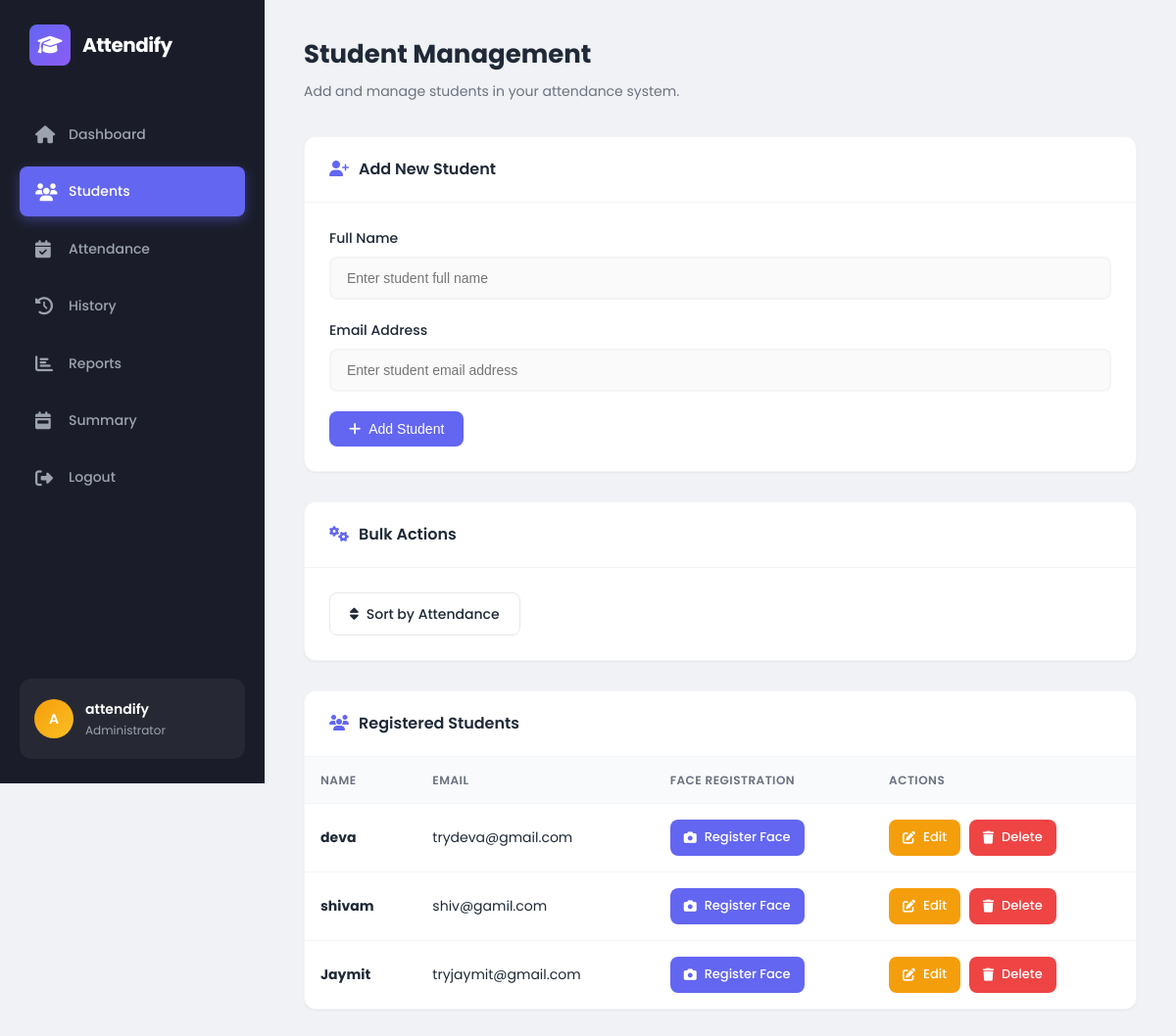
The app's page /students (signed in) with its own data.
### tables this page shows
CREATE TABLE students (
    id INTEGER PRIMARY KEY AUTOINCREMENT,
    name TEXT,
    email TEXT,
    face_encoding BLOB
);

### app.py (the view, shortened to what this page needs)
@app.route("/students", methods=["GET","POST"])
def students():
    if "user_id" not in session:
        return redirect("/")
    conn = sqlite3.connect("attendance.db", timeout=10)
    cursor = conn.cursor()
    error = None
    success = None
    cursor.execute("SELECT id,name,email FROM students")
    students_list = cursor.fetchall()
    conn.close()
    return render_template("students.html", students=students_list, error=error, success=success)

### templates/students.html (shortened to what this page needs)
<!DOCTYPE html>
<html lang="en">
<head>
    <link rel="stylesheet" href="{{ url_for('static', filename='css/style.css') }}">
    <link rel="stylesheet" href="https://cdnjs.cloudflare.com/ajax/libs/font-awesome/6.4.0/css/all.min.css">
</head>
<body>
<div class="app">
    <div class="sidebar">
        <div class="logo-area">
            <div class="icon"><i class="fas fa-graduation-cap"></i></div>
            <h1>Attendify</h1>
        </div>
        <nav>
            <a href="/dashboard">
                <i class="fas fa-home icon"></i>
                <span>Dashboard</span>
            </a>
            <a href="/students" class="active">
                <i class="fas fa-users icon"></i>
                <span>Students</span>
            </a>
            <a href="/attendance">
                <i class="fas fa-calendar-check icon"></i>
                <span>Attendance</span>
            </a>
            <a href="/history">
                <i class="fas fa-history icon"></i>
                <span>History</span>
            </a>
            <a href="/reports">
                <i class="fas fa-chart-bar icon"></i>
                <span>Reports</span>
            </a>
            <a href="/summary">
                <i class="fas fa-calendar-week icon"></i>
                <span>Summary</span>
            </a>
            <a href="/logout">
                <i class="fas fa-sign-out-alt icon"></i>
                <span>Logout</span>
            </a>
        </nav>
        <div class="user-info">
            <div class="avatar">{{ session.get('user_name', 'U')[0].upper() }}</div>
            <div class="details">
                <div class="name">{{ session.get('user_name', 'User') }}</div>
                <div class="role">Administrator</div>
            </div>
        </div>
    </div>
    <div class="main">
        <div class="page-header">
            <h2>Student Management</h2>
            <p>Add and manage students in your attendance system.</p>
        </div>
        <div class="content-card" style="margin-bottom: 30px;">
            <div class="card-header">
                <h3><i class="fas fa-user-plus" style="color: var(--primary); margin-right: 10px;"></i>Add New Student</h3>
            </div>
            <div class="card-body">
                <form method="POST">
                    <div class="form-group">
                        <label>Full Name</label>
                        <input
                            type="text"
                            name="name"
                            placeholder="Enter student full name"
                            required
                        >
                    </div>
                    <div class="form-group">
                        <label>Email Address</label>
                        <input
                            type="email"
                            name="email"
                            placeholder="Enter student email address"
                            required
                        >
                    </div>
                    <button type="submit" class="btn btn-primary">
                        <i class="fas fa-plus"></i> Add Student
                    </button>
                </form>
            </div>
        </div>
        <div class="content-card" style="margin-bottom: 30px;">
            <div class="card-header">
                <h3><i class="fas fa-cogs" style="color: var(--primary); margin-right: 10px;"></i>Bulk Actions</h3>
            </div>
            <div class="card-body">
                <a href="/students-sorted" class="btn btn-secondary">
                    <i class="fas fa-sort"></i> Sort by Attendance
                </a>
            </div>
        </div>
        <div class="content-card">
            <div class="card-header">
                <h3><i class="fas fa-users" style="color: var(--primary); margin-right: 10px;"></i>Registered Students</h3>
            </div>
            {% if students %}
            <div class="table-container">
                <table>
                    <thead>
                        <tr>
                            <th>Name</th>
                            <th>Email</th>
                            <th>Face Registration</th>
                            <th>Actions</th>
                        </tr>
                    </thead>
                    <tbody>
                        {% for s in students %}
                        <tr>
                            <td><strong>{{ s[1] }}</strong></td>
                            <td>{{ s[2] }}</td>
                            <td>
                                <a href="/register-face/{{ s[0] }}" class="btn btn-sm btn-primary">
                                    <i class="fas fa-camera"></i> Register Face
                                </a>
                            </td>
                            <td>
                                <a href="/edit-student/{{ s[0] }}" class="btn btn-sm" style="background: var(--warning); color: white;">
                                    <i class="fas fa-edit"></i> Edit
                                </a>
                                <a href="/delete-student/{{ s[0] }}" class="btn btn-sm" style="background: var(--danger); color: white; margin-left: 5px;" onclick="return confirm('Are you sure you want to delete this student?');">
                                    <i class="fas fa-trash"></i> Delete
                                </a>
                            </td>
                        </tr>
                        {% endfor %}
                    </tbody>
                </table>
            </div>
            {% else %}
            <div class="empty-state">
                <div class="icon"><i class="fas fa-user-slash"></i></div>
                <h3>No Students Yet</h3>
                <p>Add your first student using the form above.</p>
            </div>
            {% endif %}
        </div>
    </div>
</div>
</body>
</html>

### static/css/style.css (style rules this page uses)
:root { --bg-main: #f0f2f5; --bg-sidebar: #1a1d29; --card-bg: #ffffff; --primary: #6366f1; --primary-hover: #4f46e5; --primary-light: #e0e7ff; --dark: #1f2937; --dark-secondary: #374151; --muted: #6b7280; --border: #e5e7eb; --border-light: #f3f4f6; --success: #10b981; --success-light: #d1fae5; --danger: #ef4444; --danger-light: #fee2e2; --warning: #f59e0b; --warning-light: #fef3c7; --shadow-sm: 0 1px 2px rgba(0,0,0,0.05); --shadow-md: 0 4px 6px rgba(0,0,0,0.07); --shadow-lg: 0 10px 25px rgba(0,0,0,0.1); --radius-sm: 8px; --radius-md: 12px; --radius-lg: 16px; }
* { margin: 0; padding: 0; box-sizing: border-box; }
body { font-family: 'Poppins', sans-serif; background: var(--bg-main); color: var(--dark); line-height: 1.6; }
.app { display: flex; min-height: 100vh; }
.sidebar { width: 270px; background: var(--bg-sidebar); color: white; padding: 25px 20px; display: flex; flex-direction: column; position: fixed; height: 100vh; }
.sidebar .logo-area { display: flex; align-items: center; gap: 12px; margin-bottom: 45px; padding: 0 10px; }
.sidebar .logo-area .icon { width: 42px; height: 42px; background: linear-gradient(135deg, var(--primary), #8b5cf6); border-radius: var(--radius-sm); display: flex; align-items: center; justify-content: center; font-size: 20px; }
.sidebar .logo-area h1 { font-size: 20px; font-weight: 700; letter-spacing: -0.5px; }
.sidebar nav { flex: 1; }
.sidebar nav a { display: flex; align-items: center; gap: 12px; color: #9ca3af; text-decoration: none; padding: 14px 16px; border-radius: var(--radius-sm); margin-bottom: 8px; font-size: 14px; font-weight: 500; transition: all 0.2s ease; }
.sidebar nav a .icon { font-size: 18px; width: 22px; }
.sidebar nav a.active { background: var(--primary); color: white; box-shadow: 0 4px 12px rgba(99, 102, 241, 0.4); }
.sidebar .user-info { padding: 20px 15px; background: rgba(255,255,255,0.05); border-radius: var(--radius-md); display: flex; align-items: center; gap: 12px; }
.sidebar .user-info .avatar { width: 40px; height: 40px; background: linear-gradient(135deg, #f59e0b, #fbbf24); border-radius: 50%; display: flex; align-items: center; justify-content: center; font-weight: 600; font-size: 14px; }
.sidebar .user-info .details .name { font-size: 14px; font-weight: 600; color: white; }
.sidebar .user-info .details .role { font-size: 12px; color: #9ca3af; }
.main { flex: 1; margin-left: 270px; padding: 35px 40px; background: var(--bg-main); min-height: 100vh; }
.page-header { margin-bottom: 35px; }
.page-header h2 { font-size: 26px; font-weight: 700; color: var(--dark); margin-bottom: 5px; }
.page-header p { color: var(--muted); font-size: 14px; }
.content-card { background: var(--card-bg); border-radius: var(--radius-md); box-shadow: var(--shadow-sm); border: 1px solid var(--border-light); overflow: hidden; }
.card-header { padding: 20px 25px; border-bottom: 1px solid var(--border-light); display: flex; justify-content: space-between; align-items: center; }
.card-header h3 { font-size: 16px; font-weight: 600; color: var(--dark); }
.card-body { padding: 25px; }
.btn { display: inline-flex; align-items: center; gap: 8px; padding: 10px 20px; border-radius: var(--radius-sm); font-size: 14px; font-weight: 500; cursor: pointer; transition: all 0.2s ease; text-decoration: none; border: none; }
.btn-primary { background: var(--primary); color: white; }
.btn-secondary { background: white; color: var(--dark); border: 1px solid var(--border); }
.btn-sm { padding: 8px 14px; font-size: 13px; }
.table-container { overflow-x: auto; }
table { width: 100%; border-collapse: collapse; }
thead { background: #f9fafb; }
th { text-align: left; padding: 14px 16px; font-size: 12px; font-weight: 600; color: var(--muted); text-transform: uppercase; letter-spacing: 0.5px; }
td { padding: 16px; border-top: 1px solid var(--border-light); font-size: 14px; }
tbody tr { transition: background 0.2s ease; }
.form-group { margin-bottom: 20px; }
.form-group label { display: block; font-size: 14px; font-weight: 500; color: var(--dark); margin-bottom: 8px; }
.form-group input, .form-group select { width: 100%; padding: 12px 16px; border-radius: var(--radius-sm); border: 2px solid var(--border-light); font-size: 14px; transition: all 0.3s ease; background: #fafafa; }

### records on screen
students: name "deva", email "trydeva@gmail.com"
students: name "shivam", email "shiv@gamil.com"
students: name "Jaymit", email "tryjaymit@gmail.com"

### other values on screen
{{ session.get('user_name', 'U')[0].upper() }} "A"
{{ session.get('user_name', 'User') }} "attendify"
